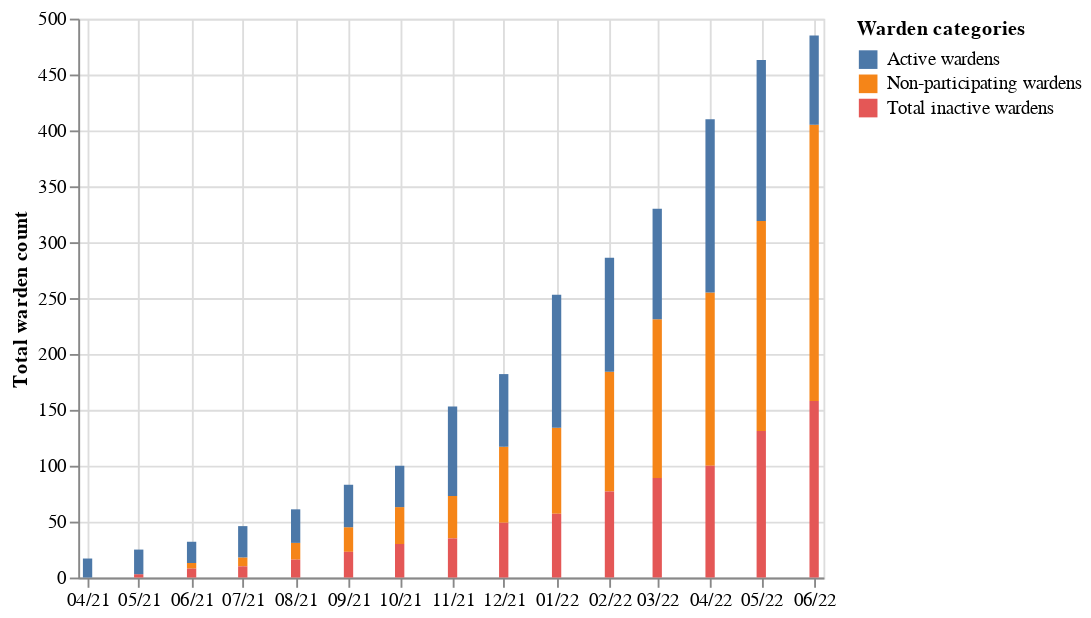

The notebook cell saved with this chart:
### Code cell
alt.Chart(plt_data).transform_fold(
  ['Non-participating wardens', 'Total inactive wardens', 'Active wardens'],
  as_=['column', 'value']
).mark_bar().encode(
  x=alt.X('date:T', axis=alt.Axis(format='%m/%y', title='')),
  y=alt.Y('value:Q', axis=alt.Axis(title='Total warden count')),
  color=alt.Color('column:N', title='Warden categories')
)

### Figure 1 — Vega-Lite specification as saved in the notebook (floating-point values rounded to 4 significant figures)
{"config": {"view": {"continuousWidth": 400, "continuousHeight": 300}}, "data": {"name": "data-998b7b86c091a569d4746398b69312b3"}, "mark": "bar", "encoding": {"color": {"field": "column", "title": "Warden categories", "type": "nominal"}, "x": {"axis": {"format": "%m/%y", "title": ""}, "field": "date", "type": "temporal"}, "y": {"axis": {"title": "Total warden count"}, "field": "value", "type": "quantitative"}}, "transform": [{"fold": ["Non-participating wardens", "Total inactive wardens", "Active wardens"], "as": ["column", "value"]}], "$schema": "https://vega.github.io/schema/vega-lite/v4.17.0.json", "datasets": {"data-998b7b86c091a569d4746398b69312b3": [{"index": 0, "date": "2021-04-01T00:00:00", "Active wardens": 17, "Inactive wardens": 0, "New wardens": 17, "Total inactive wardens": 0, "Total wardens": 17, "Non-participating wardens": 0}, {"index": 1, "date": "2021-05-01T00:00:00", "Active wardens": 22, "Inactive wardens": 3, "New wardens": 8, "Total inactive wardens": 3, "Total wardens": 25, "Non-participating wardens": 0}, {"index": 2, "date": "2021-06-01T00:00:00", "Active wardens": 19, "Inactive wardens": 5, "New wardens": 7, "Total inactive wardens": 8, "Total wardens": 32, "Non-participating wardens": 5}, {"index": 3, "date": "2021-07-01T00:00:00", "Active wardens": 28, "Inactive wardens": 2, "New wardens": 14, "Total inactive wardens": 10, "Total wardens": 46, "Non-participating wardens": 8}, {"index": 4, "date": "2021-08-01T00:00:00", "Active wardens": 30, "Inactive wardens": 6, "New wardens": 15, "Total inactive wardens": 16, "Total wardens": 61, "Non-participating wardens": 15}, {"index": 5, "date": "2021-09-01T00:00:00", "Active wardens": 38, "Inactive wardens": 7, "New wardens": 22, "Total inactive wardens": 23, "Total wardens": 83, "Non-participating wardens": 22}, {"index": 6, "date": "2021-10-01T00:00:00", "Active wardens": 37, "Inactive wardens": 7, "New wardens": 17, "Total inactive wardens": 30, "Total wardens": 100, "Non-participating wardens": 33}, {"index": 7, "date": "2021-11-01T00:00:00", "Active wardens": 80, "Inactive wardens": 5, "New wardens": 53, "Total inactive wardens": 35, "Total wardens": 153, "Non-participating wardens": 38}, {"index": 8, "date": "2021-12-01T00:00:00", "Active wardens": 65, "Inactive wardens": 14, "New wardens": 29, "Total inactive wardens": 49, "Total wardens": 182, "Non-participating wardens": 68}, {"index": 9, "date": "2022-01-01T00:00:00", "Active wardens": 119, "Inactive wardens": 8, "New wardens": 71, "Total inactive wardens": 57, "Total wardens": 253, "Non-participating wardens": 77}, {"index": 10, "date": "2022-02-01T00:00:00", "Active wardens": 102, "Inactive wardens": 20, "New wardens": 33, "Total inactive wardens": 77, "Total wardens": 286, "Non-participating wardens": 107}, {"index": 11, "date": "2022-03-01T00:00:00", "Active wardens": 99, "Inactive wardens": 12, "New wardens": 44, "Total inactive wardens": 89, "Total wardens": 330, "Non-participating wardens": 142}, {"index": 12, "date": "2022-04-01T00:00:00", "Active wardens": 155, "Inactive wardens": 11, "New wardens": 80, "Total inactive wardens": 100, "Total wardens": 410, "Non-participating wardens": 155}, {"index": 13, "date": "2022-05-01T00:00:00", "Active wardens": 144, "Inactive wardens": 31, "New wardens": 53, "Total inactive wardens": 131, "Total wardens": 463, "Non-participating wardens": 188}, {"index": 14, "date": "2022-06-01T00:00:00", "Active wardens": 80, "Inactive wardens": 27, "New wardens": 22, "Total inactive wardens": 158, "Total wardens": 485, "Non-participating wardens": 247}]}}
